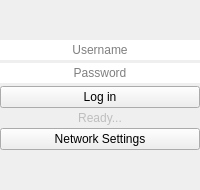
      <widget class="QWidget" name="loginPage">
       <layout class="QVBoxLayout" name="loginPageLayout">
        <property name="spacing">
         <number>3</number>
        </property>
        <property name="leftMargin">
         <number>0</number>
        </property>
        <property name="topMargin">
         <number>0</number>
        </property>
        <property name="rightMargin">
         <number>0</number>
        </property>
        <property name="bottomMargin">
         <number>0</number>
        </property>
        <item>
         <spacer name="verticalSpacer">
          <property name="orientation">
           <enum>Qt::Vertical</enum>
          </property>
          <property name="sizeHint" stdset="0">
           <size>
            <width>20</width>
            <height>40</height>
           </size>
          </property>
         </spacer>
        </item>
        <item>
         <widget class="QWidget" name="loginWidget" native="true">
          <property name="minimumSize">
           <size>
            <width>200</width>
            <height>0</height>
           </size>
          </property>
          <property name="maximumSize">
           <size>
            <width>200</width>
            <height>200</height>
           </size>
          </property>
          <layout class="QVBoxLayout" name="verticalLayout_3">
           <property name="spacing">
            <number>3</number>
           </property>
           <property name="leftMargin">
            <number>0</number>
           </property>
           <property name="topMargin">
            <number>0</number>
           </property>
           <property name="rightMargin">
            <number>0</number>
           </property>
           <property name="bottomMargin">
            <number>0</number>
           </property>
           <item>
            <widget class="QLineEdit" name="usernameEdit">
             <property name="frame">
              <bool>false</bool>
             </property>
             <property name="alignment">
              <set>Qt::AlignCenter</set>
             </property>
             <property name="placeholderText">
              <string>Username</string>
             </property>
            </widget>
           </item>
           <item>
            <widget class="QLineEdit" name="passwordEdit">
             <property name="frame">
              <bool>false</bool>
             </property>
             <property name="echoMode">
              <enum>QLineEdit::Password</enum>
             </property>
             <property name="alignment">
              <set>Qt::AlignCenter</set>
             </property>
             <property name="placeholderText">
              <string>Password</string>
             </property>
            </widget>
           </item>
           <item>
            <widget class="QPushButton" name="loginButton">
             <property name="text">
              <string>Log in</string>
             </property>
             <property name="icon">
              <iconset resource="resources.qrc">
               <normaloff>:/icons/icons/sign in 1.png</normaloff>:/icons/icons/sign in 1.png</iconset>
             </property>
            </widget>
           </item>
          </layout>
         </widget>
        </item>
        <item>
         <widget class="QLabel" name="connectionStatusLabel">
          <property name="enabled">
           <bool>false</bool>
          </property>
          <property name="text">
           <string>Ready...</string>
          </property>
          <property name="alignment">
           <set>Qt::AlignCenter</set>
          </property>
         </widget>
        </item>
        <item>
         <widget class="QWidget" name="serverWidget" native="true">
          <property name="minimumSize">
           <size>
            <width>200</width>
            <height>0</height>
           </size>
          </property>
          <property name="maximumSize">
           <size>
            <width>200</width>
            <height>16777215</height>
           </size>
          </property>
          <layout class="QHBoxLayout" name="horizontalLayout_2">
           <property name="spacing">
            <number>3</number>
           </property>
           <property name="leftMargin">
            <number>0</number>
           </property>
           <property name="topMargin">
            <number>0</number>
           </property>
           <property name="rightMargin">
            <number>0</number>
           </property>
           <property name="bottomMargin">
            <number>0</number>
           </property>
           <item>
            <widget class="QPushButton" name="serverSettingsButton">
             <property name="text">
              <string>Network Settings</string>
             </property>
             <property name="icon">
              <iconset resource="resources.qrc">
               <normaloff>:/icons/icons/cogs 1.png</normaloff>:/icons/icons/cogs 1.png</iconset>
             </property>
            </widget>
           </item>
          </layout>
         </widget>
        </item>
        <item>
         <spacer name="verticalSpacer_2">
          <property name="orientation">
           <enum>Qt::Vertical</enum>
          </property>
          <property name="sizeHint" stdset="0">
           <size>
            <width>20</width>
            <height>40</height>
           </size>
          </property>
         </spacer>
        </item>
       </layout>
      </widget>
